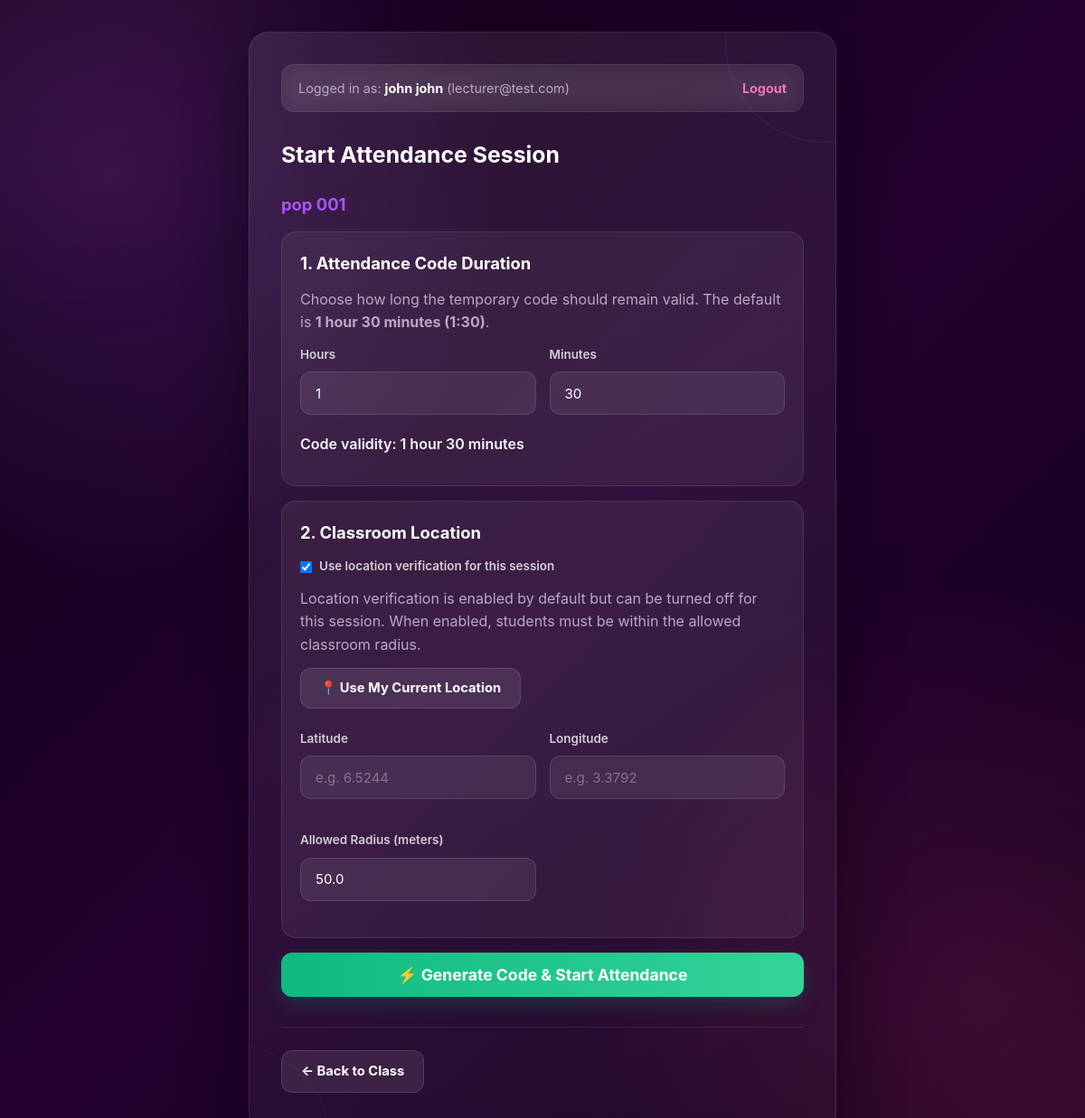
/class/1/start-attendance (signed in), run on the app's committed database.
### models.py (models this page shows)
class User(db.Model):
    id = db.Column(db.Integer, primary_key=True)
    name = db.Column(db.String(100), nullable=False)
    matric_number = db.Column(
        db.String(50),
        unique=True,
        nullable=False
    )
    email = db.Column(
        db.String(120),
        unique=True,
        nullable=False
    )
    password = db.Column(
        db.String(255),
        nullable=False
    )

class Class(db.Model):
    id = db.Column(
        db.Integer,
        primary_key=True
    )
    name = db.Column(
        db.String(100),
        nullable=False
    )
    class_code = db.Column(
        db.String(20),
        unique=True,
        nullable=False
    )
    owner_id = db.Column(
        db.Integer,
        db.ForeignKey("user.id"),
        nullable=False
    )
    latitude = db.Column(
        db.Float,
        nullable=True
    )
    longitude = db.Column(
        db.Float,
        nullable=True
    )
    radius_meters = db.Column(
        db.Float,
        nullable=True,
        default=50.0
    )

### app.py (the view, shortened to what this page needs)
@app.route(
    "/class/<int:class_id>/start-attendance",
    methods=["GET", "POST"]
)
def start_attendance(class_id):
    if "user_id" not in session:
        return redirect(url_for("login"))
    user = User.query.get(session["user_id"])
    class_obj = Class.query.get(class_id)
    if class_obj is None:
        return class_not_found_response()
    membership = ClassMembership.query.filter_by(
        user_id=user.id,
        class_id=class_id
    ).first()
    if not membership or membership.role != "owner":
        return "Access denied."
    return render_template(
        "start_attendance.html",
        user=user,
        class_obj=class_obj,
        error=None
    )

### templates/start_attendance.html (shortened to what this page needs)
<!DOCTYPE html>
<html lang="en">
<head>
    <link rel="stylesheet" href="{{ url_for('static', filename='style.css') }}">
</head>
<body>
<div class="container" style="max-width: 650px;">
    <div class="header-banner">
        <div>Logged in as: <strong>{{ user.name }}</strong> ({{ user.email }})</div>
        <div><a href="{{ url_for('logout') }}">Logout</a></div>
    </div>
    <h2>Start Attendance Session</h2>
    <h3 style="color: var(--primary); margin-top: 0;">{{ class_obj.name }}</h3>
    <form action="{{ url_for('start_attendance', class_id=class_obj.id) }}" method="POST">
        <div class="card">
            <h3 style="margin-top:0;">1. Attendance Code Duration</h3>
            <p style="color: var(--text-muted);">
                Choose how long the temporary code should remain valid.
                The default is <strong>1 hour 30 minutes (1:30)</strong>.
            </p>
            <div style="display:flex; gap:15px; flex-wrap:wrap;">
                <div class="form-group" style="flex:1; min-width:140px;">
                    <label for="duration_hours">Hours</label>
                    <input type="number" id="duration_hours" name="duration_hours"
                           min="0" max="23" value="1" required>
                </div>
                <div class="form-group" style="flex:1; min-width:140px;">
                    <label for="duration_minutes">Minutes</label>
                    <input type="number" id="duration_minutes" name="duration_minutes"
                           min="0" max="59" value="30" required>
                </div>
            </div>
            <p id="duration-preview" style="font-weight:600;">
                Code validity: 1 hour 30 minutes
            </p>
        </div>
        <div class="card">
            <h3 style="margin-top:0;">2. Classroom Location</h3>
            <label style="display:flex; align-items:center; gap:8px; font-weight:600; margin-bottom:12px;">
                <input type="checkbox" id="use_location" name="use_location"
                       {% if class_obj.latitude is not none and class_obj.longitude is not none %}checked{% else %}checked{% endif %}>
                Use location verification for this session
            </label>
            <p style="color:var(--text-muted);">
                Location verification is enabled by default but can be turned off for this session.
                When enabled, students must be within the allowed classroom radius.
            </p>
            <div id="location-fields">
                <div style="display:flex; gap:10px; margin-bottom:15px;">
                    <button type="button" onclick="detectLocation()" class="btn btn-secondary">
                        📍 Use My Current Location
                    </button>
                </div>
                <div style="display:grid; grid-template-columns:repeat(auto-fit,minmax(180px,1fr)); gap:15px;">
                    <div class="form-group">
                        <label for="latitude">Latitude</label>
                        <input type="number" step="any" id="latitude" name="latitude"
                               value="{{ class_obj.latitude if class_obj.latitude is not none else '' }}"
                               placeholder="e.g. 6.5244">
                    </div>
                    <div class="form-group">
                        <label for="longitude">Longitude</label>
                        <input type="number" step="any" id="longitude" name="longitude"
                               value="{{ class_obj.longitude if class_obj.longitude is not none else '' }}"
                               placeholder="e.g. 3.3792">
                    </div>
                    <div class="form-group">
                        <label for="radius_meters">Allowed Radius (meters)</label>
                        <input type="number" step="any" min="1" id="radius_meters"
                               name="radius_meters"
                               value="{{ class_obj.radius_meters or 50.0 }}">
                    </div>
                </div>
            </div>
        </div>
        <button type="submit" class="btn btn-success"
                style="width:100%; padding:14px; font-size:1.1rem;">
            ⚡ Generate Code & Start Attendance
        </button>
    </form>
    <hr>
    <a href="{{ url_for('class_page', class_id=class_obj.id) }}" class="btn btn-secondary">
        ← Back to Class
    </a>
</div>
</body>
</html>

### data on the page
User: name "john john", email "lecturer@test.com"
Class: name "pop 001", latitude "☑", radius_meters "50.0"
